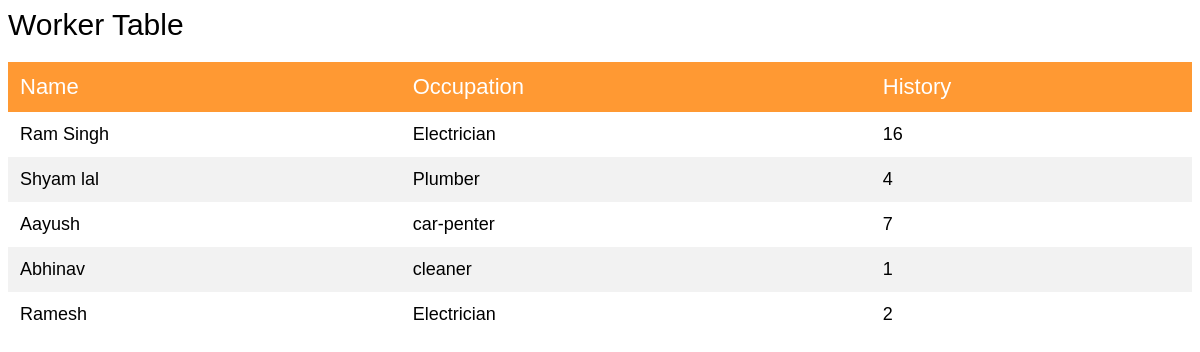
Page /assignworker.php on the committed database.
### tables this page shows
CREATE TABLE IF NOT EXISTS `worker` (
  `Name` varchar(50) NOT NULL,
  `Occupation` varchar(50) NOT NULL,
  `History` int(10) NOT NULL
);

### assignworker.php (the view, shortened to what this page needs)
<html>
<head>
    </head>
    <body>
	    <h1>Worker Table</h1>
        <table>
        <thead>
            <tr>
                <th>Name</th>
                <th>Occupation</th>
				<th>History</th>
            </tr>
        </thead>
        <tbody>
        <?php
            $results = mysql_query("SELECT * FROM worker ");
            while($row = mysql_fetch_array($results)) {
            ?>
                <tr>
                    <td><?php echo $row['Name']?></td>
                    <td><?php echo $row['Occupation']?></td>
					<td><?php echo $row['History']?></td>
                </tr>
            <?php
            }
            ?>
            </tbody>
            </table>
    </body>
</html>

### assignworker.php (style rules this page uses)
table { border-collapse: collapse; width: 100%; }
th, td { text-align: left; padding: 12px; font:18px arial, sans-serif; font-weight: 20%; }
tr:nth-child(even) { background-color: #f2f2f2 }
th { background-color: #ff9933; color: white; font:22px arial, sans-serif; }
h1 { font:30px arial, sans-serif; }

### rows in the picture
worker: Name "Ram Singh", Occupation "Electrician", History "16"
worker: Name "Shyam lal", Occupation "Plumber", History "4"
worker: Name "Aayush", Occupation "car-penter", History "7"
worker: Name "Abhinav", Occupation "cleaner", History "1"
worker: Name "Ramesh", Occupation "Electrician", History "2"
